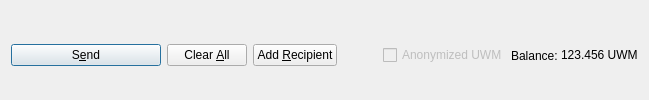
         <widget class="QFrame" name="frame_Send">
          <layout class="QHBoxLayout" name="horizontalLayout">
           <property name="bottomMargin">
            <number>0</number>
           </property>
           <item>
            <widget class="QPushButton" name="sendButton">
             <property name="minimumSize">
              <size>
               <width>150</width>
               <height>0</height>
              </size>
             </property>
             <property name="toolTip">
              <string>Confirm the send action</string>
             </property>
             <property name="text">
              <string>S&amp;end</string>
             </property>
             <property name="icon">
              <iconset resource="../unitedworldmoney.qrc">
               <normaloff>:/icons/send</normaloff>:/icons/send</iconset>
             </property>
             <property name="autoDefault">
              <bool>false</bool>
             </property>
             <property name="default">
              <bool>true</bool>
             </property>
            </widget>
           </item>
           <item>
            <widget class="QPushButton" name="clearButton">
             <property name="sizePolicy">
              <sizepolicy hsizetype="Minimum" vsizetype="Fixed">
               <horstretch>0</horstretch>
               <verstretch>0</verstretch>
              </sizepolicy>
             </property>
             <property name="toolTip">
              <string>Clear all fields of the form.</string>
             </property>
             <property name="text">
              <string>Clear &amp;All</string>
             </property>
             <property name="icon">
              <iconset resource="../unitedworldmoney.qrc">
               <normaloff>:/icons/remove</normaloff>:/icons/remove</iconset>
             </property>
             <property name="autoDefault">
              <bool>false</bool>
             </property>
            </widget>
           </item>
           <item>
            <widget class="QPushButton" name="addButton">
             <property name="toolTip">
              <string>Send to multiple recipients at once</string>
             </property>
             <property name="text">
              <string>Add &amp;Recipient</string>
             </property>
             <property name="icon">
              <iconset resource="../unitedworldmoney.qrc">
               <normaloff>:/icons/add</normaloff>:/icons/add</iconset>
             </property>
             <property name="autoDefault">
              <bool>false</bool>
             </property>
            </widget>
           </item>
           <item>
            <spacer name="horizontalSpacer">
             <property name="orientation">
              <enum>Qt::Horizontal</enum>
             </property>
             <property name="sizeHint" stdset="0">
              <size>
               <width>40</width>
               <height>20</height>
              </size>
             </property>
            </spacer>
           </item>
           <item>
            <layout class="QHBoxLayout" name="horizontalLayout_2">
             <property name="spacing">
              <number>3</number>
             </property>
             <item>
              <widget class="QCheckBox" name="checkzUWM">
               <property name="enabled">
                <bool>false</bool>
               </property>
               <property name="text">
                <string>Anonymized UWM</string>
               </property>
              </widget>
             </item>
             <item>
              <widget class="QLabel" name="label">
               <property name="text">
                <string>Balance:</string>
               </property>
              </widget>
             </item>
             <item>
              <widget class="QLabel" name="labelBalance">
               <property name="sizePolicy">
                <sizepolicy hsizetype="Preferred" vsizetype="Fixed">
                 <horstretch>0</horstretch>
                 <verstretch>0</verstretch>
                </sizepolicy>
               </property>
               <property name="cursor">
                <cursorShape>IBeamCursor</cursorShape>
               </property>
               <property name="text">
                <string notr="true">123.456 UWM</string>
               </property>
               <property name="textInteractionFlags">
                <set>Qt::LinksAccessibleByMouse|Qt::TextSelectableByKeyboard|Qt::TextSelectableByMouse</set>
               </property>
              </widget>
             </item>
            </layout>
           </item>
          </layout>
         </widget>
